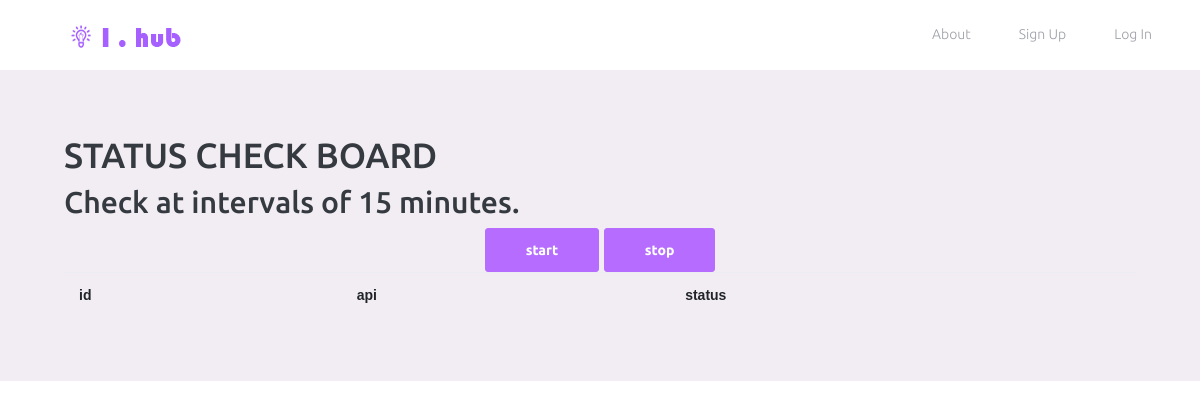
Page /statuses/ on the earlier database version.
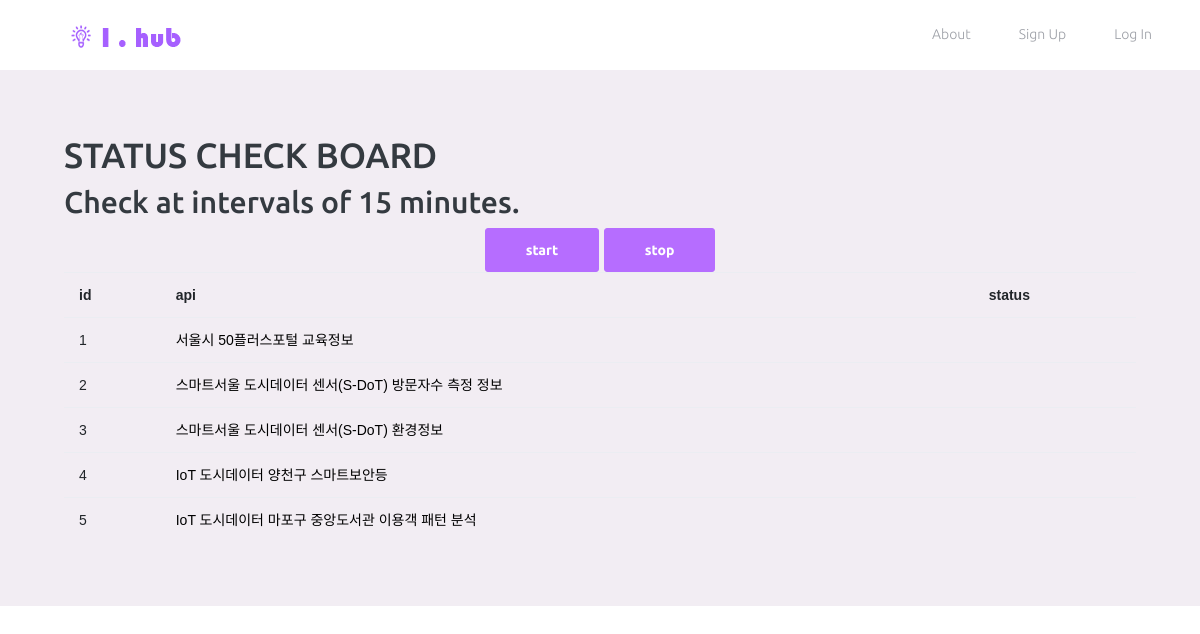
Same page on the later database version.
### apis/models.py (models this page shows)
class Api(models.Model):
    api_name = models.CharField(max_length=200)
    api_url = models.CharField(max_length=200)
    latest_modified_date = models.CharField(max_length=50)
    copyright = models.CharField(max_length=100)
    copyright_range = models.CharField(max_length=100)
    api_file = models.CharField(max_length=100)
    download_users = models.ManyToManyField(settings.AUTH_USER_MODEL, related_name='download_apis')
    download_count = models.IntegerField(default=0)

### statuses/views.py (the view)
# urls.py: path('', views.index, name='index'),
def index(request):
    apis = Api.objects.all()
    context = {
        'apis' : apis
    }
    return render(request, 'statuses/index.html', context)

### statuses/templates/statuses/index.html (shortened to what this page needs)
{% extends 'base.html' %}
{% load static %}
{% block link %}
  <link rel="stylesheet" href="{% static 'vendors/iconfonts/mdi/css/materialdesignicons.min.css' %}">
  <link rel="stylesheet" href="{% static 'vendors/css/vendor.bundle.base.css' %}">
  <link rel="stylesheet" href="{% static 'css/style.css' %}">
{% endblock %}
{% block content %}
    {% include 'nav.html' %}
    <div class="container-fluid page-body-wrapper">
        <div class="main-panel">
            <div class="content-wrapper">
            <h1>STATUS CHECK BOARD</h1>
            <h2>Check at intervals of 15 minutes.</h2>
                <div class="text-center">
                    <button id="start" class="btn btn-primary">start</button>
                    <button id="stop" class="btn btn-primary">stop</button>
                </div>
                <table class="table">
                    <tr>
                        <th>id</th>
                        <th>api</th>
                        <th>status</th>
                    </tr>
                    {% for api in apis %}
                        <tr>
                            <td>{{ api.pk }}</td>
                                <td><a href="" data-toggle="modal" data-target="#modal-detail" id='detail' data-id='{{ api.pk }}'>{{ api.api_name }}</a></td>
                            <td id='api{{ api.pk }}'></td>
                        </tr>
                    {% endfor %}
                </table>
            </div>
        </div>
    </div>
{% endblock content %}

### ihub/templates/base.html (shortened to what this page needs)
<!DOCTYPE html>
<html>
<head>
    <link rel="stylesheet" href="https://stackpath.bootstrapcdn.com/bootstrap/4.5.0/css/bootstrap.min.css">
    {% block link %}
    {% endblock  %}
</head>
<body>
    <div class="container-scroller" style="font-family: 'Noto Sans KR', sans-serif;">
      {% block content %}
      {% endblock  %}
    </div>
</body>
</html>

### ihub/templates/nav.html (shortened to what this page needs)
{% load static %}
<nav class="navbar default-layout-navbar col-lg-12 col-12 p-0 fixed-top d-flex flex-row">
  <div class="text-center navbar-brand-wrapper d-flex align-items-center justify-content-center">
    <a class="navbar-brand brand-logo" href="{% url 'apis:index' %}"><img src="{% static 'images/logo.png' %}" alt="logo"/></a>
  </div>
  <div class="navbar-menu-wrapper d-flex align-items-stretch">
    <ul class="navbar-nav navbar-nav-right">
    {% if user.is_authenticated %}
      <li class="nav-item">
      <a class="nav-link" href="{% url 'apis:about' %}">About</a>
      </li>
      <li class="nav-item">
        <a class="nav-link" href="{% url 'accounts:profile' user.username %}">{{ user.username }}님, 환영합니다!</a>
      </li>
      <li class="nav-item">
        <a class="nav-link" href="{% url 'accounts:logout' %}">Logout</a>
      </li>
    {% else %}
      <li class="nav-item">
      <a class="nav-link" href="{% url 'apis:about' %}">About</a>
      </li>
      <li class="nav-item">
      <a class="nav-link" href="{% url 'accounts:signup' %}">Sign Up</a>
      </li>
      <li class="nav-item">
        <a class="nav-link" href="{% url 'accounts:login' %}">Log In</a>
      </li>
    {% endif %}
</nav>

### ihub/templates/base.html (style rules this page uses)
* { box-sizing: border-box; }
body { font: 16px Arial; }
a { color: #000; }

Differences in the rows shown:
added Api: pk "1", api_name "서울시 50플러스포털 교육정보"
added Api: pk "2", api_name "스마트서울 도시데이터 센서(S-DoT) 방문자수 측정 정보"
added Api: pk "3", api_name "스마트서울 도시데이터 센서(S-DoT) 환경정보"
added Api: pk "4", api_name "IoT 도시데이터 양천구 스마트보안등"
added Api: pk "5", api_name "IoT 도시데이터 마포구 중앙도서관 이용객 패턴 분석"
